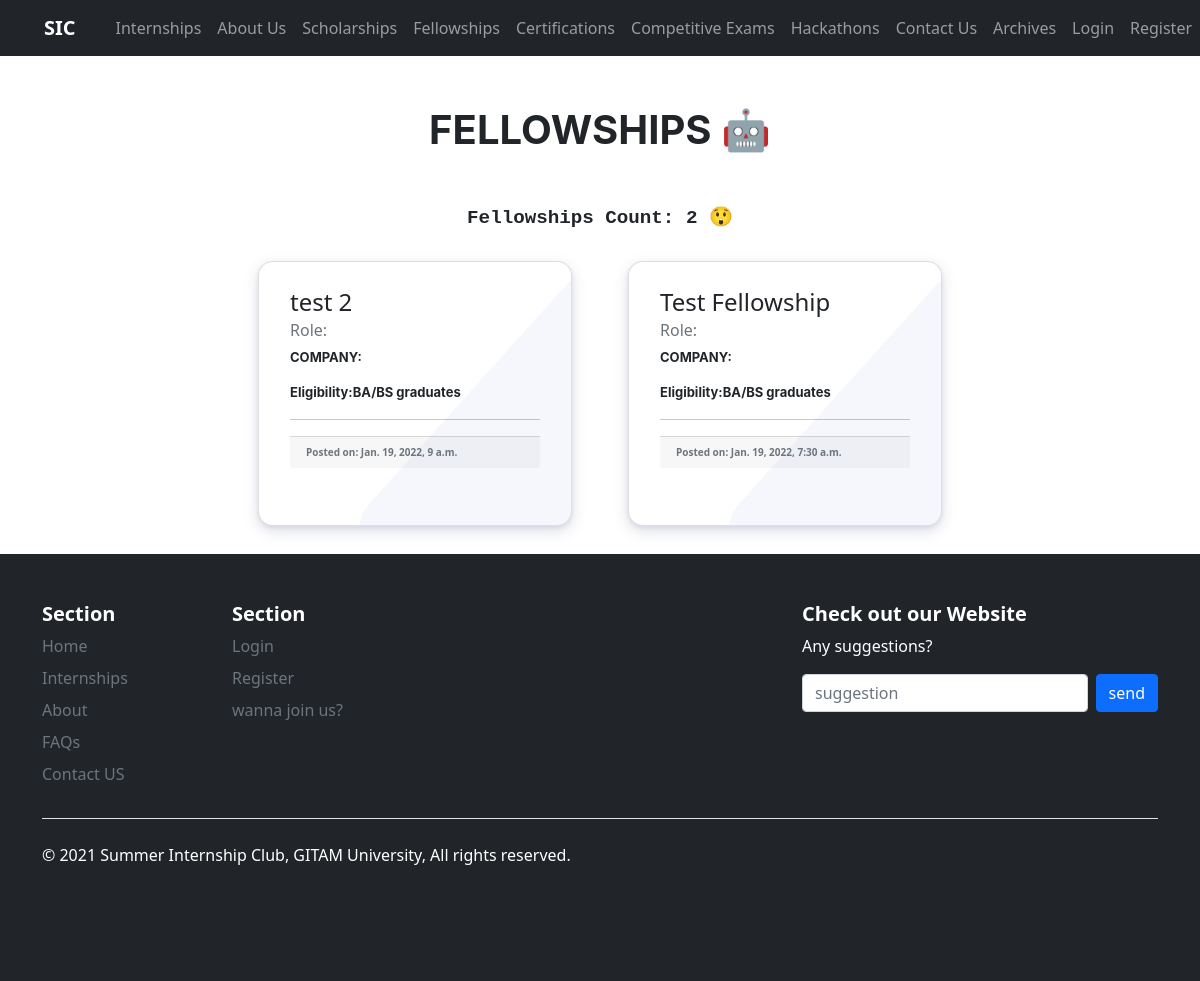
/fellowships/, run on an earlier commit of the app's database.
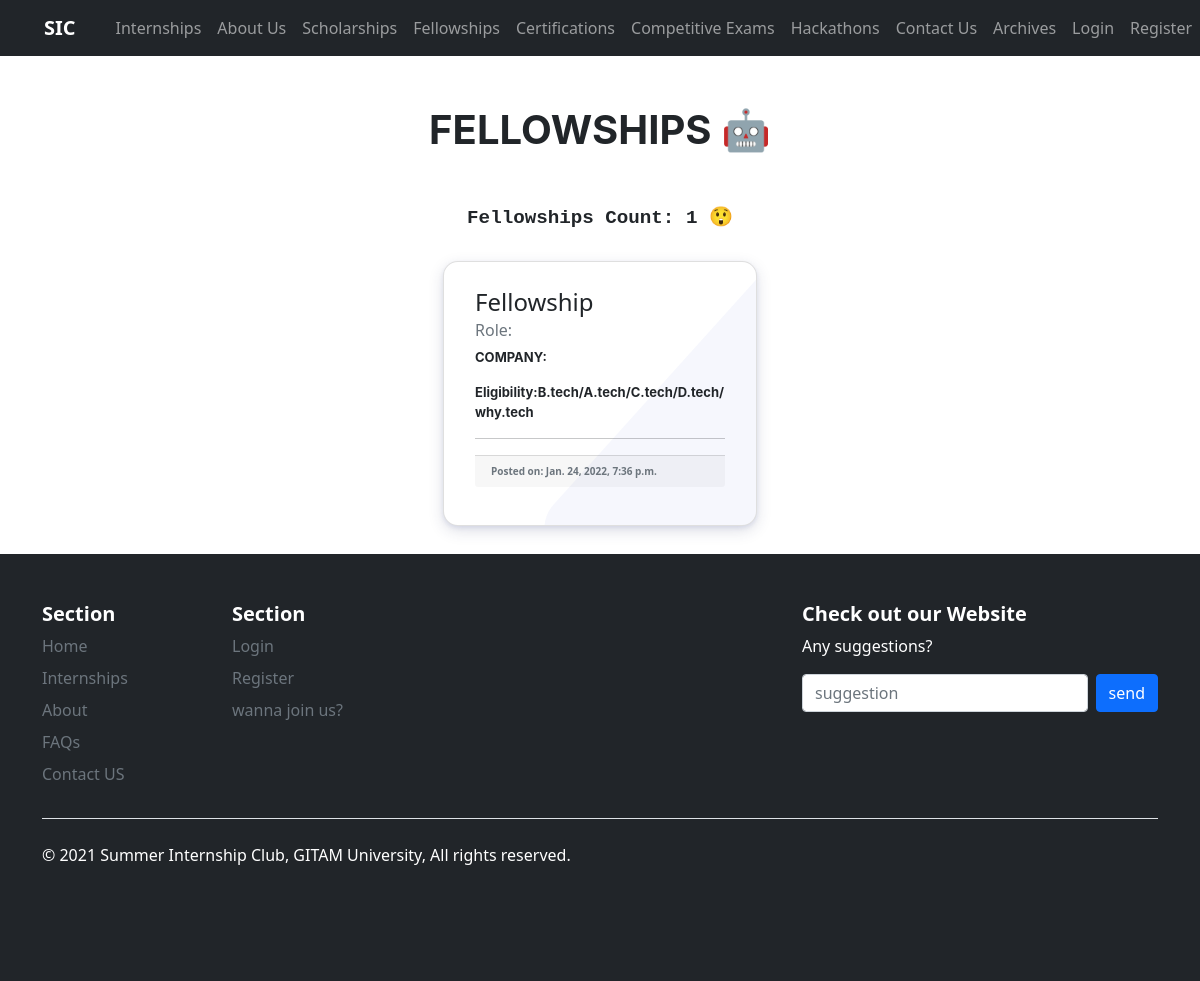
And on a later commit of the database.
### page/models.py (models this page shows, shortened)
class Fellowships(models.Model):
    name = models.CharField(max_length=150)
    description = models.TextField()
    duration = models.CharField(max_length=35)
    eligibility = models.TextField()
    location_and_format = models.CharField(max_length=100)
    university_organization = models.CharField(max_length=100, null=True)
    funding = models.CharField(max_length=10, null=True)
    benifits = models.TextField()
    date_of_expiry = models.DateField()
    date_posted = models.DateTimeField(default=timezone.now, blank=False)
    referral_link = models.CharField(max_length=150)
    link_to_apply = models.CharField(max_length=150)

### page/views.py (the view)
# urls.py: path('fellowships/', views.fellowships, name='page-fellowships'),
def fellowships(request):
    context = {
        'count': Fellowships.objects.all().count(),
        'fellowships': Fellowships.objects.order_by('-date_posted')
    }
    return render(request, 'page/fellowships.html', context)

### page/templates/page/fellowships.html (shortened to what this page needs)
{% extends "page/base.html" %}
{% block content %}
{% load static %}
<div class="container">
  <div class="heading"><h1>FELLOWSHIPS 🤖</h1></div>
  <div class="count">Fellowships Count: {{ count }} 😲</div>
    <div class="fullcontainer">
        {% for post in fellowships %}
        <div class="grid">
            <div class="card cardtwo">
                <div class="hover_color_bubble"></div>
                <div class="card-body">
                    <h4>{{ post.name }}</h4>
                    <h6 class="card-subtitle mb-2 text-muted">Role: {{ post.role }}</h6>
                    <p class="card-text ">COMPANY:{{ post.comapny_org }}</p>
                    <p class="card-text">Eligibility:{{post.eligibility}}</p>
                    <hr>
                    <div class="card-footer text-muted" style="font-size:10px; text-align:left">Posted on: {{ post.date_posted }}
                    </div>
                </div>
            </div>
        </div>
        {% endfor %}
    </div>
</div>
{% endblock content %}

What changed in the data, as far as the page shows it:
removed Fellowships: name "test 2", eligibility "BA/BS graduates", date_posted "Jan. 19, 2022, 9 a.m."
changed Fellowships: name "Test Fellowship" → "Fellowship"; eligibility "BA/BS graduates" → "B.tech/A.tech/C.tech/D.tech/why.tech"; date_posted "Jan. 19, 2022, 7:30 a.m." → "Jan. 24, 2022, 7:36 p.m."
Also different on the page:
{{ count }}: "2" → "1"
